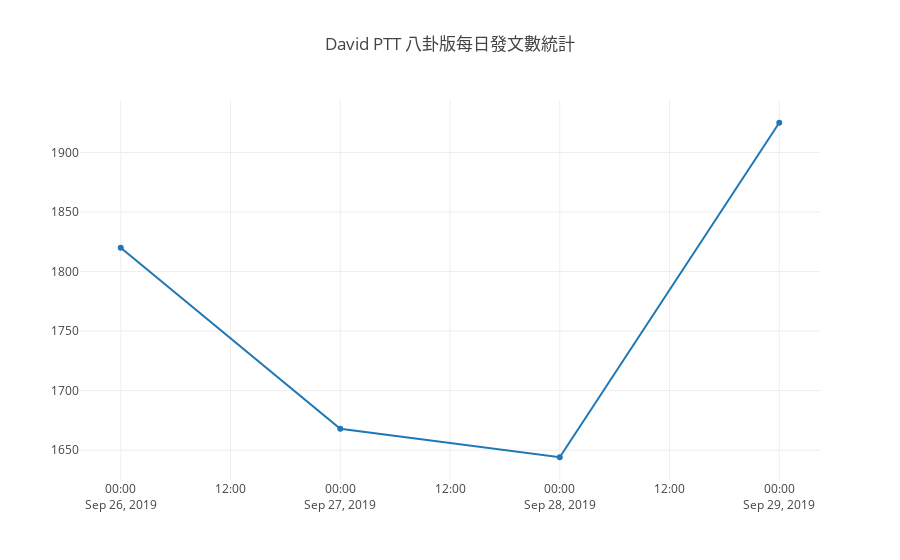

This figure's notebook cell:
### Code cell
plotly.offline.init_notebook_mode(connected=True)
plotly.offline.iplot({
        "data": [{
                "x": x_axis,
                "y": y_axis
            }],
        "layout": {
            "title": "David PTT 八卦版每日發文數統計"
        }
    })

### Figure 1 — Plotly figure (JSON) as saved in the notebook; plotly's stock layout.template omitted (floating-point values rounded to 4 significant figures)
{"data": [{"x": ["2019-09-26", "2019-09-27", "2019-09-28", "2019-09-29"], "y": [1820, 1668, 1644, 1925]}], "layout": {"title": "David PTT 八卦版每日發文數統計"}}
